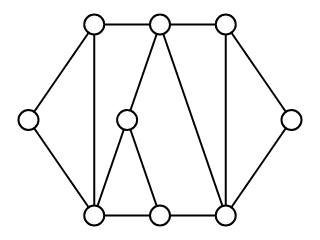

The notebook cell this image was saved under:
### Markdown cell above
Podemos usar funções de conveniência para reinicializar as cores.

### Code cell
sn.reset_node_colors(ug)
sn.reset_edge_colors(ug)

sn.show_graph(ug)

### Figure 1 — Plotly figure (JSON) as saved in the notebook; plotly's stock layout.template omitted (floating-point values rounded to 4 significant figures)
{"data": [{"hoverinfo": "none", "line": {"color": "rgb(0, 0, 0)", "width": 2}, "mode": "lines", "type": "scatter", "uid": "63bb5188-a23e-11e8-927c-acbc32b9af5d", "x": [0, 0.25, null, 0, 0.25, null, 0.25, 0.5, null, 0.25, 0.25, null, 0.5, 0.75, null, 0.5, 0.75, null, 0.5, 0.375, null, 0.75, 1, null, 0.75, 0.75, null, 1, 0.75, null, 0.75, 0.5, null, 0.5, 0.25, null, 0.5, 0.375, null, 0.25, 0.375, null], "y": [0.5, 1, null, 0.5, 0, null, 1, 1, null, 1, 0, null, 1, 1, null, 1, 0, null, 1, 0.5, null, 1, 0.5, null, 1, 0, null, 0.5, 0, null, 0, 0, null, 0, 0, null, 0, 0.5, null, 0, 0.5, null]}, {"hoverinfo": "none", "marker": {"color": "rgb(255, 255, 255)", "line": {"color": "rgb(0, 0, 0)", "width": 2}, "size": 20}, "mode": "markers+text", "text": [], "textfont": {"color": "rgb(0, 0, 0)"}, "textposition": "middle center", "type": "scatter", "uid": "63bb5318-a23e-11e8-927c-acbc32b9af5d", "x": [0, 0.25, 0.5, 0.75, 1, 0.75, 0.5, 0.25, 0.375], "y": [0.5, 1, 1, 1, 0.5, 0, 0, 0, 0.5]}], "layout": {"height": 180, "margin": {"b": 0, "l": 0, "r": 0, "t": 0}, "showlegend": false, "width": 320, "xaxis": {"showgrid": false, "showticklabels": false, "zeroline": false}, "yaxis": {"showgrid": false, "showticklabels": false, "zeroline": false}}}
